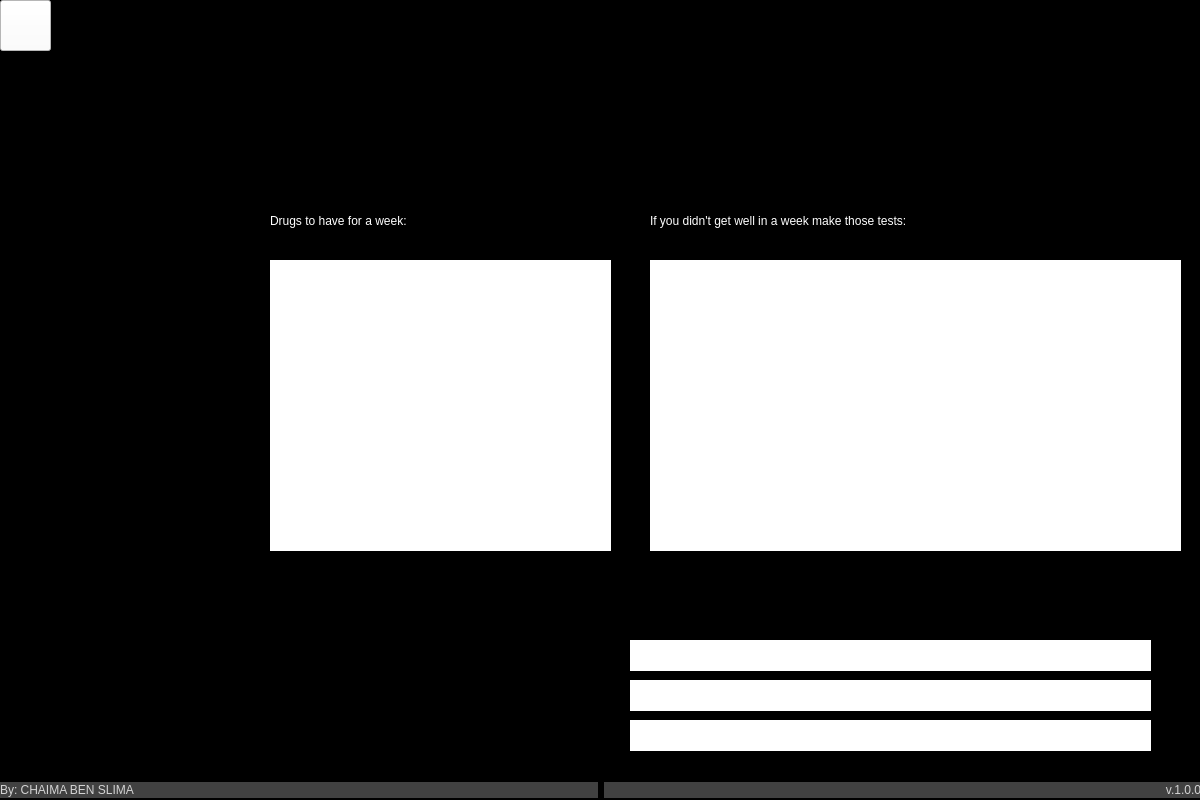
<?xml version="1.0" encoding="UTF-8"?>
<ui version="4.0">
 <class>Form</class>
 <widget class="QWidget" name="Form">
  <property name="geometry">
   <rect>
    <x>0</x>
    <y>0</y>
    <width>1200</width>
    <height>800</height>
   </rect>
  </property>
  <property name="minimumSize">
   <size>
    <width>1200</width>
    <height>800</height>
   </size>
  </property>
  <property name="maximumSize">
   <size>
    <width>1200</width>
    <height>800</height>
   </size>
  </property>
  <property name="contextMenuPolicy">
   <enum>Qt::CustomContextMenu</enum>
  </property>
  <property name="windowTitle">
   <string>Virtual Doctor</string>
  </property>
  <property name="windowIcon">
   <iconset>
    <normaloff>../pictures/icone.jpg</normaloff>../pictures/icone.jpg</iconset>
  </property>
  <property name="styleSheet">
   <string notr="true">background-color: rgb(0, 0, 0);</string>
  </property>
  <widget class="QWidget" name="layoutWidget">
   <property name="geometry">
    <rect>
     <x>0</x>
     <y>770</y>
     <width>1201</width>
     <height>41</height>
    </rect>
   </property>
   <layout class="QHBoxLayout" name="horizontalLayout">
    <item>
     <widget class="QLabel" name="creditsLabel">
      <property name="maximumSize">
       <size>
        <width>16777215</width>
        <height>16</height>
       </size>
      </property>
      <property name="font">
       <font>
        <family>Segoe UI</family>
        <weight>50</weight>
        <italic>false</italic>
        <bold>false</bold>
       </font>
      </property>
      <property name="styleSheet">
       <string notr="true">background-color: rgb(65, 65, 65);
color: rgb(211, 211, 211);
</string>
      </property>
      <property name="text">
       <string>By: CHAIMA BEN SLIMA </string>
      </property>
      <property name="alignment">
       <set>Qt::AlignLeading|Qt::AlignLeft|Qt::AlignVCenter</set>
      </property>
     </widget>
    </item>
    <item>
     <widget class="QLabel" name="creditsLabel_2">
      <property name="maximumSize">
       <size>
        <width>16777215</width>
        <height>16</height>
       </size>
      </property>
      <property name="font">
       <font>
        <family>Segoe UI</family>
        <weight>50</weight>
        <italic>false</italic>
        <bold>false</bold>
       </font>
      </property>
      <property name="layoutDirection">
       <enum>Qt::RightToLeft</enum>
      </property>
      <property name="styleSheet">
       <string notr="true">background-color: rgb(65, 65, 65);
color: rgb(211, 211, 211);
</string>
      </property>
      <property name="text">
       <string>v.1.0.0</string>
      </property>
      <property name="alignment">
       <set>Qt::AlignRight|Qt::AlignTrailing|Qt::AlignVCenter</set>
      </property>
     </widget>
    </item>
   </layout>
  </widget>
  <widget class="QPushButton" name="home">
   <property name="geometry">
    <rect>
     <x>0</x>
     <y>0</y>
     <width>51</width>
     <height>51</height>
    </rect>
   </property>
   <property name="styleSheet">
    <string notr="true">background-color: rgb(255, 255, 255);
color: rgb(0, 0, 0);
font: 75 9pt &quot;MS Shell Dlg 2&quot;;</string>
   </property>
   <property name="text">
    <string/>
   </property>
   <property name="icon">
    <iconset>
     <normaloff>../pictures/Home.png</normaloff>../pictures/Home.png</iconset>
   </property>
   <property name="iconSize">
    <size>
     <width>50</width>
     <height>50</height>
    </size>
   </property>
  </widget>
  <widget class="QLabel" name="label">
   <property name="geometry">
    <rect>
     <x>20</x>
     <y>90</y>
     <width>211</width>
     <height>611</height>
    </rect>
   </property>
   <property name="text">
    <string/>
   </property>
   <property name="pixmap">
    <pixmap>../pictures/doctor.png</pixmap>
   </property>
   <property name="scaledContents">
    <bool>true</bool>
   </property>
  </widget>
  <widget class="QLabel" name="dis">
   <property name="geometry">
    <rect>
     <x>340</x>
     <y>40</y>
     <width>721</width>
     <height>91</height>
    </rect>
   </property>
   <property name="styleSheet">
    <string notr="true">color: rgb(255, 255, 255);
font:  35pt &quot;Maiandra GD&quot;;</string>
   </property>
   <property name="text">
    <string/>
   </property>
  </widget>
  <widget class="QLabel" name="drugs">
   <property name="geometry">
    <rect>
     <x>270</x>
     <y>260</y>
     <width>341</width>
     <height>291</height>
    </rect>
   </property>
   <property name="styleSheet">
    <string notr="true">color: rgb(0, 0, 0);
font:  20pt &quot;Maiandra GD&quot;;
background-color: rgb(255, 255, 255);
</string>
   </property>
   <property name="text">
    <string/>
   </property>
   <property name="wordWrap">
    <bool>true</bool>
   </property>
  </widget>
  <widget class="QLabel" name="tests">
   <property name="geometry">
    <rect>
     <x>650</x>
     <y>260</y>
     <width>531</width>
     <height>291</height>
    </rect>
   </property>
   <property name="styleSheet">
    <string notr="true">color: rgb(0, 0, 0);
font:  20pt &quot;Maiandra GD&quot;;
background-color: rgb(255, 255, 255);</string>
   </property>
   <property name="text">
    <string/>
   </property>
   <property name="wordWrap">
    <bool>true</bool>
   </property>
  </widget>
  <widget class="QLabel" name="dis_2">
   <property name="geometry">
    <rect>
     <x>270</x>
     <y>190</y>
     <width>301</width>
     <height>61</height>
    </rect>
   </property>
   <property name="styleSheet">
    <string notr="true">color: rgb(255, 255, 255);
font:  14pt &quot;Maiandra GD&quot;;</string>
   </property>
   <property name="text">
    <string>Drugs to have for a week:</string>
   </property>
  </widget>
  <widget class="QLabel" name="dis_3">
   <property name="geometry">
    <rect>
     <x>650</x>
     <y>190</y>
     <width>531</width>
     <height>61</height>
    </rect>
   </property>
   <property name="styleSheet">
    <string notr="true">color: rgb(255, 255, 255);
font:  14pt &quot;Maiandra GD&quot;;</string>
   </property>
   <property name="text">
    <string>If you didn't get well in a week make those tests:</string>
   </property>
  </widget>
  <widget class="QLabel" name="speciality">
   <property name="geometry">
    <rect>
     <x>590</x>
     <y>580</y>
     <width>571</width>
     <height>41</height>
    </rect>
   </property>
   <property name="styleSheet">
    <string notr="true">color: rgb(255, 255, 255);
font:  18pt &quot;Maiandra GD&quot;;</string>
   </property>
   <property name="text">
    <string/>
   </property>
  </widget>
  <widget class="QLabel" name="doctor">
   <property name="geometry">
    <rect>
     <x>630</x>
     <y>640</y>
     <width>521</width>
     <height>31</height>
    </rect>
   </property>
   <property name="styleSheet">
    <string notr="true">color: rgb(0, 0, 0);
font:  20pt &quot;Maiandra GD&quot;;
background-color: rgb(255, 255, 255);</string>
   </property>
   <property name="text">
    <string/>
   </property>
   <property name="wordWrap">
    <bool>true</bool>
   </property>
  </widget>
  <widget class="QLabel" name="phone">
   <property name="geometry">
    <rect>
     <x>630</x>
     <y>680</y>
     <width>521</width>
     <height>31</height>
    </rect>
   </property>
   <property name="styleSheet">
    <string notr="true">color: rgb(0, 0, 0);
font:  20pt &quot;Maiandra GD&quot;;
background-color: rgb(255, 255, 255);</string>
   </property>
   <property name="text">
    <string/>
   </property>
   <property name="wordWrap">
    <bool>true</bool>
   </property>
  </widget>
  <widget class="QLabel" name="address">
   <property name="geometry">
    <rect>
     <x>630</x>
     <y>720</y>
     <width>521</width>
     <height>31</height>
    </rect>
   </property>
   <property name="styleSheet">
    <string notr="true">color: rgb(0, 0, 0);
font:  20pt &quot;Maiandra GD&quot;;
background-color: rgb(255, 255, 255);</string>
   </property>
   <property name="text">
    <string/>
   </property>
   <property name="wordWrap">
    <bool>true</bool>
   </property>
  </widget>
  <widget class="QLabel" name="label_2">
   <property name="geometry">
    <rect>
     <x>590</x>
     <y>640</y>
     <width>31</width>
     <height>31</height>
    </rect>
   </property>
   <property name="text">
    <string/>
   </property>
   <property name="pixmap">
    <pixmap>../pictures/icone.jpg</pixmap>
   </property>
   <property name="scaledContents">
    <bool>true</bool>
   </property>
  </widget>
  <widget class="QLabel" name="label_3">
   <property name="geometry">
    <rect>
     <x>590</x>
     <y>680</y>
     <width>31</width>
     <height>31</height>
    </rect>
   </property>
   <property name="text">
    <string/>
   </property>
   <property name="pixmap">
    <pixmap>../pictures/phone icon.jpg</pixmap>
   </property>
   <property name="scaledContents">
    <bool>true</bool>
   </property>
  </widget>
  <widget class="QLabel" name="label_4">
   <property name="geometry">
    <rect>
     <x>590</x>
     <y>720</y>
     <width>31</width>
     <height>31</height>
    </rect>
   </property>
   <property name="text">
    <string/>
   </property>
   <property name="pixmap">
    <pixmap>../pictures/address icone.png</pixmap>
   </property>
   <property name="scaledContents">
    <bool>true</bool>
   </property>
  </widget>
  <zorder>layoutWidget</zorder>
  <zorder>label</zorder>
  <zorder>home</zorder>
  <zorder>dis</zorder>
  <zorder>drugs</zorder>
  <zorder>tests</zorder>
  <zorder>dis_2</zorder>
  <zorder>dis_3</zorder>
  <zorder>speciality</zorder>
  <zorder>doctor</zorder>
  <zorder>phone</zorder>
  <zorder>address</zorder>
  <zorder>label_2</zorder>
  <zorder>label_3</zorder>
  <zorder>label_4</zorder>
 </widget>
 <resources/>
 <connections/>
</ui>
